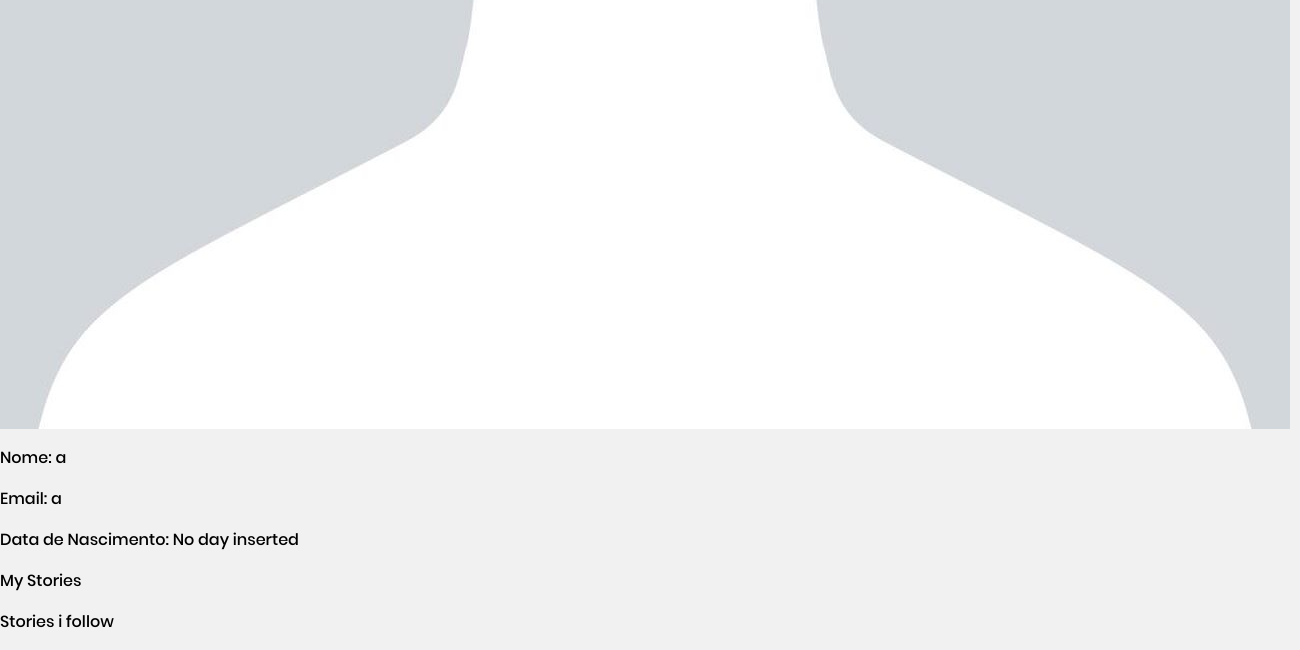
Page /pages/profilePage.php?username=a (signed in, lower part) on the earlier database version.
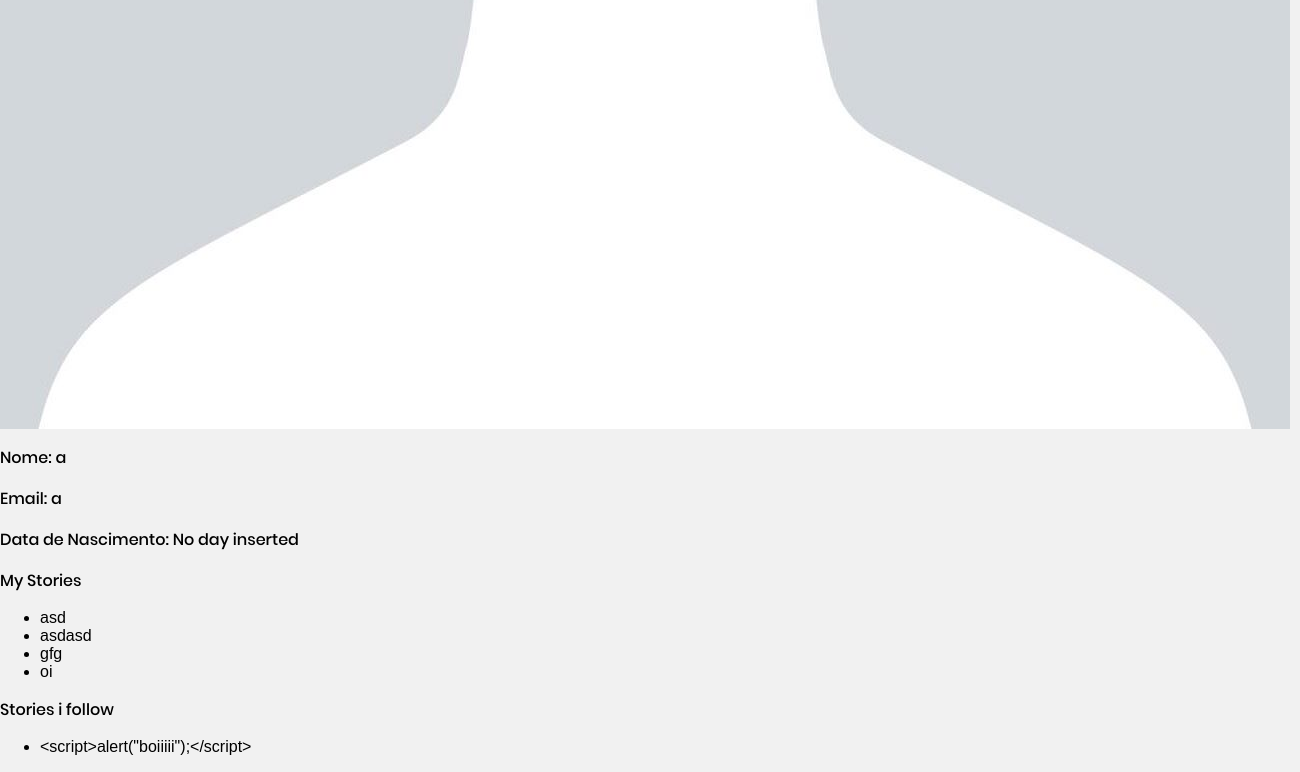
Same page on the later database version.
### tables this page shows
CREATE TABLE users(
  username VARCHAR PRIMARY KEY,
  email VARCHAR UNIQUE,
  password VARCHAR NOT NULL,
  birthday DATE,
  img VARCHAR
);

CREATE TABLE stories(
  entity_id INTEGER PRIMARY KEY REFERENCES entities,
  username VARCHAR NOT NULL REFERENCES users,
  title TEXT NOT NULL, 
  body TEXT NOT NULL,
  hour DATETIME NOT NULL,
  UNIQUE(username, title, body)
);

### database/db_comments.php (called while the page is built, shortened)
<?php
    function getUsernameInfo($username){
    $db = Database::instance()->db();
    $stmt = $db->prepare('SELECT *, rowid FROM users where username = ?');
    $stmt->execute(array($username));
    return $stmt->fetch();
    }
  function myComments($username) {
    $db = Database::instance()->db();
    $stmt = $db->prepare('SELECT title FROM stories,comments
     WHERE comments.username = ?
     AND story_id = stories.entity_id');
    $stmt->execute(array($username));
    return $stmt->fetchAll();
  }
  function myStories($username) {
    $db = Database::instance()->db();
    $stmt = $db->prepare('SELECT title FROM stories WHERE username = ?');
    $stmt->execute(array($username));
    return $stmt->fetchAll();
  }
?>

### pages/profilePage.php (the view, shortened to what this page needs)
<?php
include_once('../templates/common.php');
include_once('../database/db_comments.php');
$profileInfo = getUsernameInfo($_GET['username']);
$mystories = myStories($_GET['username']);
$myCommentStories =  myComments($_GET['username']);
draw_header($_SESSION['username']);
    ?>
    <section id="profile">
    <p class="profileinfo" id = img>
     <span><img src="<?=$profileInfo['img']?>" alt="MyImg" > </span>
     </p>
     <p class="profileinfo" id = username>
     <label for="name">Nome: </label>
     <span> <?=$profileInfo['username']?></span>
     </p>
    <p class="profileinfo" id = email>
    <label for="email">Email: </label>
     <span> <?=$profileInfo['email']?></span>
    </p>
    <p class="profileinfo" id = bd>
    <label for="birth">Data de Nascimento: </label>
     <span> <?=$profileInfo['birthday'] ? $profileInfo['birthday'] :'No day inserted'?></span>
    </p>
    <p class="profileinfo" id = myStories>
    <label for="myStories"> My Stories </label>
     <ul>
     <?php
     foreach($mystories as $story){
         ?>
        <li><?=$story['title']?> </li>
    <?php }
    unset($story) ?>
   </ul>
    </p>
    <p class="profileinfo" id ="myCommentedStories">
    <label for="myCommentedStories"> Stories i follow </label>
     <ul>
     <?php
     foreach($myCommentStories as $story){
         ?>
        <li><?=$story['title']?> </li>
    <?php }
    unset($story) ?>
   </ul>
    </p>
    </section>
<?php
draw_footer();
?>

### templates/common.php (shortened to what this page needs)
<?php function draw_header($username){
?>
  <link rel="stylesheet" href="../css/common.css">
<!DOCTYPE html>
<html>
<head>
    <link rel="stylesheet" href="../css/mainPage.css">
</head>
<body>
<?php
}
?>
<?php function draw_footer(){
?>
</body>
</html>
<?php
}
?>

### css/common.css (style rules this page uses)
* { box-sizing: border-box; }
body { margin: 0; font-family: Arial, Helvetica, sans-serif; }

### css/mainPage.css (style rules this page uses)
body { font-family: Poppins, sans-serif; background-color: #f1f1f1; }
p { font-family: Poppins-Medium; }

Differences in the rows shown:
added stories: title "asd"
added stories: title "asdasd"
added stories: title "gfg"
added stories: title "oi"
Other differences:
new list line: "<script>alert(\"boiiiii\");</script>"
